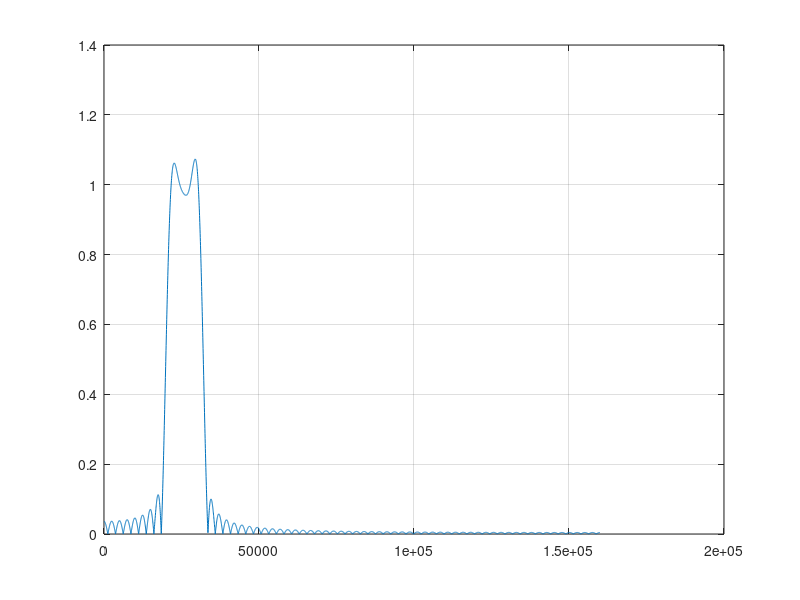

MATLAB code for this plot:
fs = 320000;
p1=21000; %Hz passband1
p2=31000; %Hz passband2
s1=19000; %Hz stopband1 (transition band=2kHz)
s2=33000; %Hz stopband2 (transition band=2kHz)

ps1=(p1+s1)/2;
ps2=(p2+s2)/2;
wc1=ps1*2*pi/fs;
wc2=ps2*2*pi/fs;

%Kaiser paramters
A = -20*log10(0.15);
freqT=2000;
wT=2*pi*freqT/fs; 
M1=ceil((A-8)/(2.285*wT)); %Window length for Kaiser Window
M=M1+36;

%Ideal bandpass impulse response of length "M"

alpha=(M-1)/2;
n=[0:1:(M-1)];
m=n-alpha+eps;
hd1=sin(wc1*m)./(pi*m);
hd2=sin(wc2*m)./(pi*m);
bp_ideal=hd2-hd1;

%Kaiser Window of length "M" with beta=0
kaiser_win = (kaiser(M,0))';

firbp = bp_ideal .* kaiser_win;

%magnitude response
[H,f] = freqz(firbp,1,4096, fs);
plot(f,abs(H))
grid